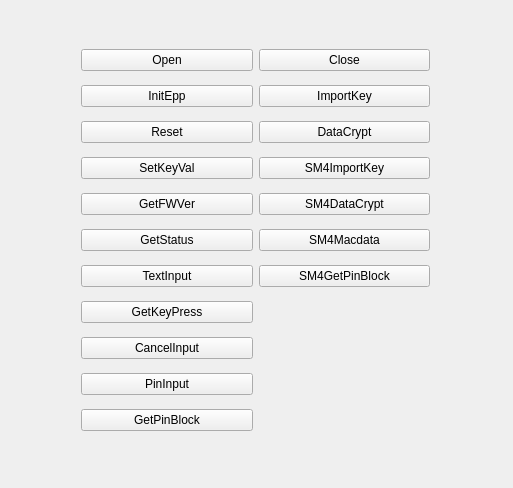
<?xml version="1.0" encoding="UTF-8"?>
<ui version="4.0">
 <class>CDevPINTest</class>
 <widget class="QWidget" name="CDevPINTest">
  <property name="geometry">
   <rect>
    <x>0</x>
    <y>0</y>
    <width>513</width>
    <height>488</height>
   </rect>
  </property>
  <property name="windowTitle">
   <string>CDevPINTest</string>
  </property>
  <widget class="QWidget" name="layoutWidget">
   <property name="geometry">
    <rect>
     <x>70</x>
     <y>30</y>
     <width>371</width>
     <height>421</height>
    </rect>
   </property>
   <layout class="QGridLayout" name="gridLayout">
    <item row="2" column="0">
     <widget class="QPushButton" name="bt_InitEpp">
      <property name="text">
       <string>InitEpp</string>
      </property>
     </widget>
    </item>
    <item row="0" column="1">
     <widget class="QPushButton" name="bt_Close">
      <property name="text">
       <string>Close</string>
      </property>
     </widget>
    </item>
    <item row="4" column="0">
     <widget class="QPushButton" name="bt_Reset">
      <property name="text">
       <string>Reset</string>
      </property>
     </widget>
    </item>
    <item row="10" column="0">
     <widget class="QPushButton" name="bt_CancelInput">
      <property name="text">
       <string>CancelInput</string>
      </property>
     </widget>
    </item>
    <item row="7" column="0">
     <widget class="QPushButton" name="bt_GetStatus">
      <property name="text">
       <string>GetStatus</string>
      </property>
     </widget>
    </item>
    <item row="5" column="0">
     <widget class="QPushButton" name="bt_SetKeyVal">
      <property name="text">
       <string>SetKeyVal</string>
      </property>
     </widget>
    </item>
    <item row="11" column="0">
     <widget class="QPushButton" name="bt_PinInput">
      <property name="text">
       <string>PinInput</string>
      </property>
     </widget>
    </item>
    <item row="9" column="0">
     <widget class="QPushButton" name="bt_GetKeyPress">
      <property name="text">
       <string>GetKeyPress</string>
      </property>
     </widget>
    </item>
    <item row="0" column="0">
     <widget class="QPushButton" name="bt_Open">
      <property name="text">
       <string>Open</string>
      </property>
     </widget>
    </item>
    <item row="8" column="0">
     <widget class="QPushButton" name="bt_TextInput">
      <property name="text">
       <string>TextInput</string>
      </property>
     </widget>
    </item>
    <item row="12" column="0">
     <widget class="QPushButton" name="bt_GetPinBlock">
      <property name="text">
       <string>GetPinBlock</string>
      </property>
     </widget>
    </item>
    <item row="6" column="0">
     <widget class="QPushButton" name="bt_GetFWVer">
      <property name="text">
       <string>GetFWVer</string>
      </property>
     </widget>
    </item>
    <item row="2" column="1">
     <widget class="QPushButton" name="bt_ImportKey">
      <property name="text">
       <string>ImportKey</string>
      </property>
     </widget>
    </item>
    <item row="4" column="1">
     <widget class="QPushButton" name="bt_DataCrypt">
      <property name="text">
       <string>DataCrypt</string>
      </property>
     </widget>
    </item>
    <item row="5" column="1">
     <widget class="QPushButton" name="bt_SM4ImportKey">
      <property name="text">
       <string>SM4ImportKey</string>
      </property>
     </widget>
    </item>
    <item row="6" column="1">
     <widget class="QPushButton" name="bt_SM4DataCrypt">
      <property name="text">
       <string>SM4DataCrypt</string>
      </property>
     </widget>
    </item>
    <item row="7" column="1">
     <widget class="QPushButton" name="bt_SM4MacData">
      <property name="text">
       <string>SM4Macdata</string>
      </property>
     </widget>
    </item>
    <item row="8" column="1">
     <widget class="QPushButton" name="bt_SM4GetPinBlock">
      <property name="text">
       <string>SM4GetPinBlock</string>
      </property>
     </widget>
    </item>
   </layout>
  </widget>
 </widget>
 <layoutdefault spacing="6" margin="11"/>
 <resources/>
 <connections/>
</ui>
